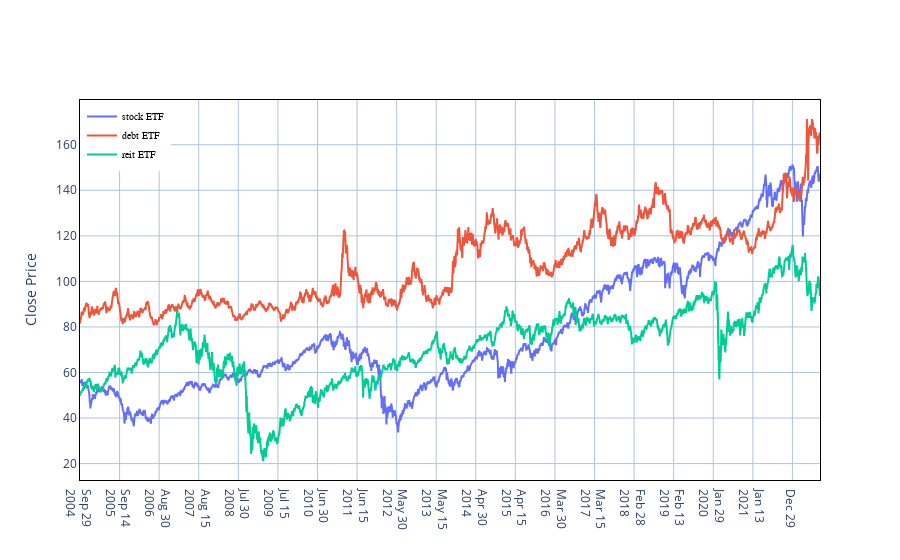

Here is the notebook cell this chart was saved with:
### Code cell
closePlot_ETF(df_VTI, df_TLT, df_VNQ)

### Figure 1 — Plotly figure (JSON) as saved in the notebook; plotly's stock layout.template omitted (floating-point values rounded to 4 significant figures; data arrays with more than 128 entries replaced by an {"elided": "..."} marker saying what was removed)
{"data": [{"mode": "lines", "name": "stock ETF", "type": "scatter", "x": {"elided": "4512 str values"}, "y": {"elided": "5336 float values"}}, {"mode": "lines", "name": "debt ETF", "type": "scatter", "x": {"elided": "4512 str values"}, "y": {"elided": "5058 float values"}}, {"mode": "lines", "name": "reit ETF", "type": "scatter", "x": {"elided": "4512 str values"}, "y": {"elided": "4512 float values"}}], "layout": {"legend": {"bgcolor": "White", "bordercolor": "white", "borderwidth": 2, "font": {"color": "black", "family": "sans-serif", "size": 10}, "traceorder": "normal", "x": 0, "y": 1}, "paper_bgcolor": "rgba(1,1,0,0)", "plot_bgcolor": "rgba(1, 1, 0, 0)", "title": {"x": 0.5, "xanchor": "center", "y": 0.85, "yanchor": "top"}, "xaxis": {"dtick": 30240000000, "gridcolor": "LightSteelBlue", "gridwidth": 1, "linecolor": "black", "mirror": true, "showgrid": true, "showline": true, "tick0": "2004-09-29", "tickmode": "linear", "type": "date"}, "yaxis": {"gridcolor": "LightSteelBlue", "gridwidth": 1, "linecolor": "black", "mirror": true, "showgrid": true, "showline": true, "title": {"text": "Close Price"}, "zeroline": true, "zerolinecolor": "LightSteelBlue", "zerolinewidth": 1}}}
